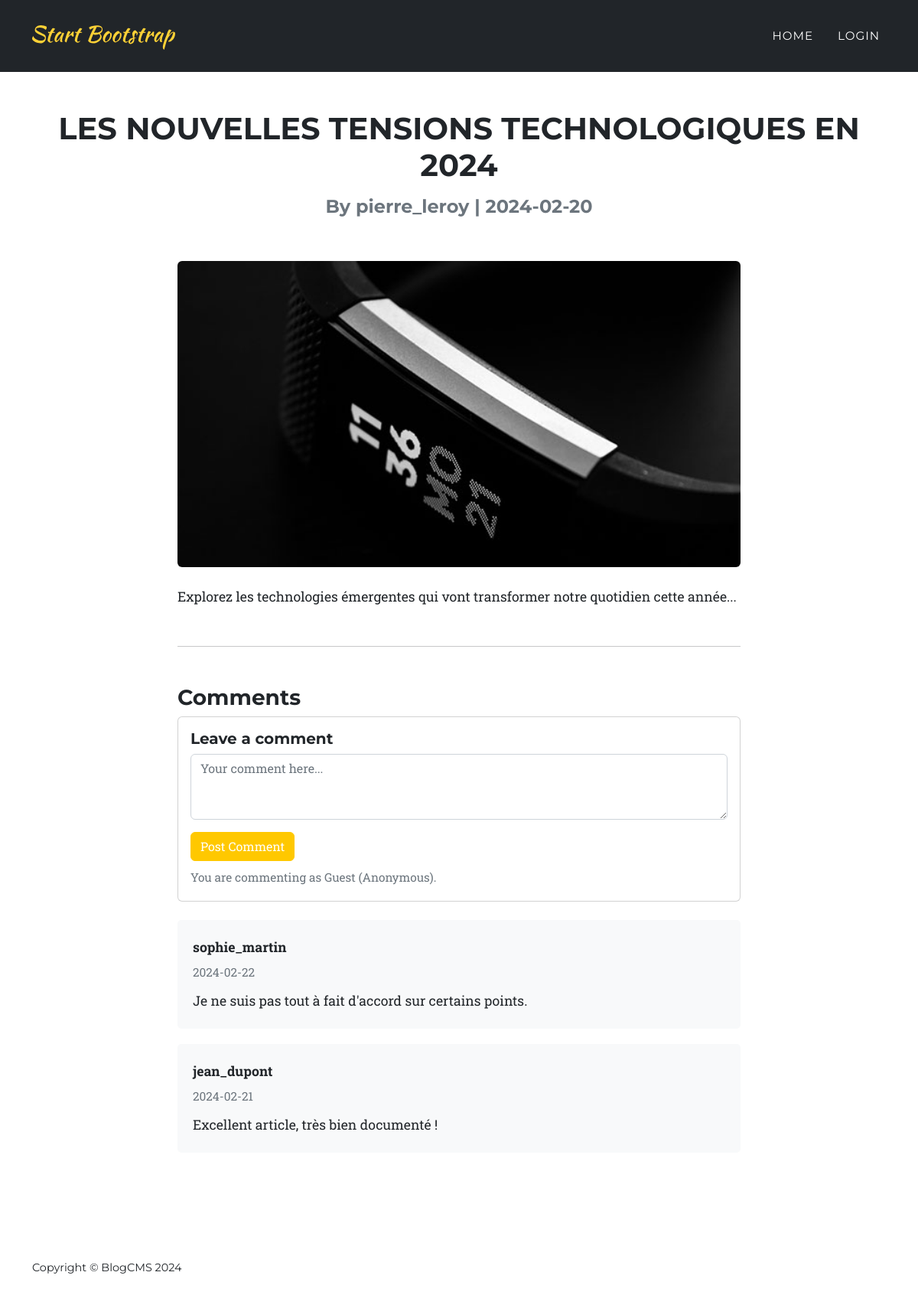
Screenshot of /article.php?id=1 with the database file from the repository.
### tables this page shows
CREATE TABLE `article` (
  `id_article` int(11) NOT NULL,
  `titre` varchar(100) DEFAULT NULL,
  `contenu` text DEFAULT NULL,
  `date_creation` date DEFAULT NULL,
  `date_modification` date DEFAULT NULL,
  `nom_createur` varchar(30) DEFAULT NULL,
  `id_categorie` int(11) DEFAULT NULL,
  `statu` varchar(30) DEFAULT 'published'
);

CREATE TABLE `commentaire` (
  `id_cmt` int(11) NOT NULL,
  `contenu_cmt` text DEFAULT NULL,
  `date_creation_cmt` date DEFAULT curdate(),
  `id_article` int(11) DEFAULT NULL,
  `user_name` varchar(30) DEFAULT NULL,
  `statu` varchar(20) DEFAULT 'approved'
);

### functions.php (called while the page is built, shortened)
<?php
function escape($string) {
    return htmlspecialchars($string, ENT_QUOTES, 'UTF-8');
}
function isLoggedIn() {
    return isset($_SESSION['user_name']);
}
function getArticle($pdo, $id) {
    $stmt = $pdo->prepare("
        SELECT a.*, u.nom, u.prenom
        FROM article a
        LEFT JOIN users u ON a.nom_createur = u.user_name
        WHERE a.id_article = :id
    ");
    $stmt->execute([':id' => $id]);
    return $stmt->fetch();
}
function getComments($pdo, $id_article) {
    $stmt = $pdo->prepare("
        SELECT * FROM commentaire
        WHERE id_article = :id_article AND statu = 'approved'
        ORDER BY date_creation_cmt DESC
    ");
    $stmt->execute([':id_article' => $id_article]);
    return $stmt->fetchAll();
}
?>

### article.php (the view, shortened to what this page needs)
<?php
require_once 'db.php';
require_once 'functions.php';
$id_article = (int)$_GET['id'];
$article = getArticle($pdo, $id_article);
$comments = getComments($pdo, $id_article);
?>
<!DOCTYPE html>
<html lang="en">
    <head>
        <link href="startbootstrap-agency-gh-pages/css/styles.css" rel="stylesheet" />
    </head>
    <body id="page-top">
         <nav class="navbar navbar-expand-lg navbar-dark fixed-top bg-dark shrink" id="mainNav">
            <div class="container">
                <a class="navbar-brand" href="index.php"><img src="startbootstrap-agency-gh-pages/assets/img/navbar-logo.svg" alt="..." /></a>
                <div class="collapse navbar-collapse" id="navbarResponsive">
                    <ul class="navbar-nav text-uppercase ms-auto py-4 py-lg-0">
                        <li class="nav-item"><a class="nav-link" href="index.php">Home</a></li>
                        <?php if (isLoggedIn()): ?>
                            <li class="nav-item"><a class="nav-link" href="logout.php">Logout</a></li>
                        <?php else: ?>
                            <li class="nav-item"><a class="nav-link" href="login.php">Login</a></li>
                        <?php endif; ?>
                    </ul>
                </div>
            </div>
        </nav>
        <section class="page-section mt-5">
            <div class="container">
                <div class="row text-center mb-5">
                    <div class="col-lg-12">
                        <h2 class="section-heading text-uppercase"><?= escape($article['titre']) ?></h2>
                        <h4 class="section-subheading text-muted">
                            By <?= escape($article['nom_createur']) ?> | <?= escape($article['date_creation']) ?>
                        </h4>
                    </div>
                </div>
                <div class="row">
                    <div class="col-lg-8 mx-auto article-content">
                        <img class="img-fluid d-block mx-auto mb-4 rounded" src="startbootstrap-agency-gh-pages/assets/img/portfolio/1.jpg" alt="<?= escape($article['titre']) ?>" style="width: 100%; max-height: 400px; object-fit: cover;" />
                        <p><?= nl2br(escape($article['contenu'])) ?></p>
                        <hr class="my-5">
                        <div class="comment-section">
                            <h3>Comments</h3>
                            <div class="card mb-4">
                                <div class="card-body">
                                    <h5 class="card-title">Leave a comment</h5>
                                    <form method="POST">
                                        <div class="mb-3">
                                            <textarea class="form-control" name="comment" rows="3" required placeholder="Your comment here..."></textarea>
                                        </div>
                                        <button type="submit" class="btn btn-primary">Post Comment</button>
                                        <?php if (!isLoggedIn()): ?>
                                            <small class="text-muted d-block mt-2">You are commenting as Guest (Anonymous).</small>
                                        <?php endif; ?>
                                    </form>
                                </div>
                            </div>
                            <?php foreach ($comments as $comment): ?>
                                <div class="comment-box">
                                    <div class="fw-bold"><?= escape($comment['user_name'] ?? 'Anonymous') ?></div>
                                    <small class="text-muted"><?= escape($comment['date_creation_cmt']) ?></small>
                                    <p class="mt-2 mb-0"><?= escape($comment['contenu_cmt']) ?></p>
                                </div>
                            <?php endforeach; ?>
                        </div>
                    </div>
                </div>
            </div>
        </section>
        <footer class="footer py-4">
            <div class="container">
                <div class="row align-items-center">
                    <div class="col-lg-4 text-lg-start">Copyright &copy; BlogCMS 2024</div>
                </div>
            </div>
        </footer>
    </body>
</html>

### article.php (style rules this page uses)
.article-content { font-size: 1.1rem; line-height: 1.8; }
.comment-section { margin-top: 50px; }
.comment-box { background: #f8f9fa; padding: 20px; border-radius: 5px; margin-bottom: 20px; }

### rows the page displays
article: titre "LES NOUVELLES TENSIONS TECHNOLOGIQUES EN 2024", nom_createur "pierre_leroy", date_creation "2024-02-20", contenu "Explorez les technologies émergentes qui vont transformer notre quotidien cette année..."
commentaire: user_name "sophie_martin", date_creation_cmt "2024-02-22", contenu_cmt "Je ne suis pas tout à fait d'accord sur certains points."
commentaire: user_name "jean_dupont", date_creation_cmt "2024-02-21", contenu_cmt "Excellent article, très bien documenté !"
